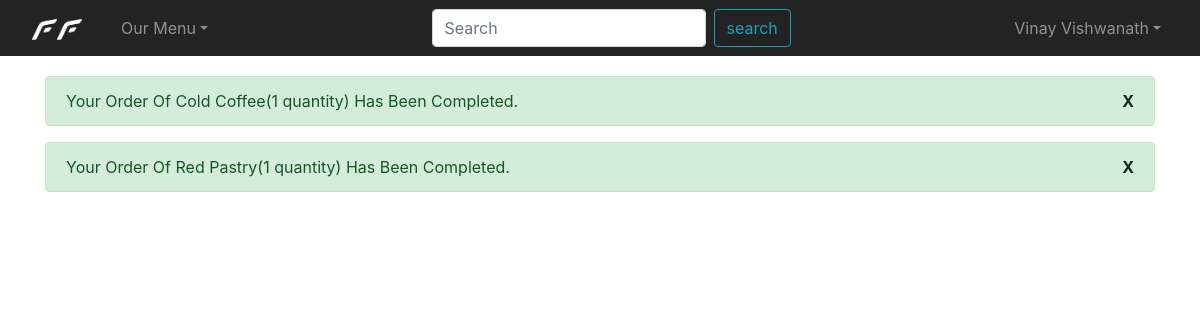
The page /src/notif.php (signed in) on the database its author committed.
### tables this page shows
CREATE TABLE `order_notification` (
  `notif_id` int(11) NOT NULL,
  `food_quantity` int(11) NOT NULL,
  `food_id` int(11) NOT NULL,
  `food_subtotal` int(11) NOT NULL,
  `user_id` int(11) NOT NULL,
  `order_completed_at` timestamp NOT NULL DEFAULT CURRENT_TIMESTAMP
);

CREATE TABLE `food` (
  `id` int(11) NOT NULL,
  `category` int(11) NOT NULL,
  `food_name` varchar(255) NOT NULL,
  `veg_nonveg` varchar(15) NOT NULL,
  `food_img` varchar(255) NOT NULL,
  `price` int(11) NOT NULL,
  `quantity` int(11) NOT NULL
);

### src/notif.php (the view, shortened to what this page needs)
<?php
include('../includes/nav-top.php');
$userid=$_SESSION['id'];
$result1=mysqli_query($db,"SELECT * FROM `order_notification` o, `food` f WHERE o.food_id=f.id AND o.user_id=$userid");
?>
<div class="container" style="margin-top:20px;">
   <form action="" method="GET">
       <?php if($result1->num_rows>0){
    while($row=$result1->fetch_assoc()){
       ?>
        <div class="alert alert-success" role="alert">
              Your Order Of <?php echo $row['food_name']; ?>(<?php echo $row['food_quantity']?> quantity) Has Been Completed. <a href="notif.php?del=<?php echo $row['notif_id']; ?>" class="alert-link" style="float:right; text-decoration:none;">X</a>
        </div>
    <?php
        }
    }
       else{
           echo '<p style="color:red">No Notifications.</p>';
       }
       ?>
    </form>
</div>
<?php
include('../includes/footer-bottom.php')?>

### rows shown on the page
order_notification: food.food_name "Cold Coffee", food_quantity "1"
order_notification: food.food_name "Red Pastry", food_quantity "1"

### other values the page prints
$_SESSION['fname'] "Vinay"
$_SESSION['lname'] "Vishwanath"
